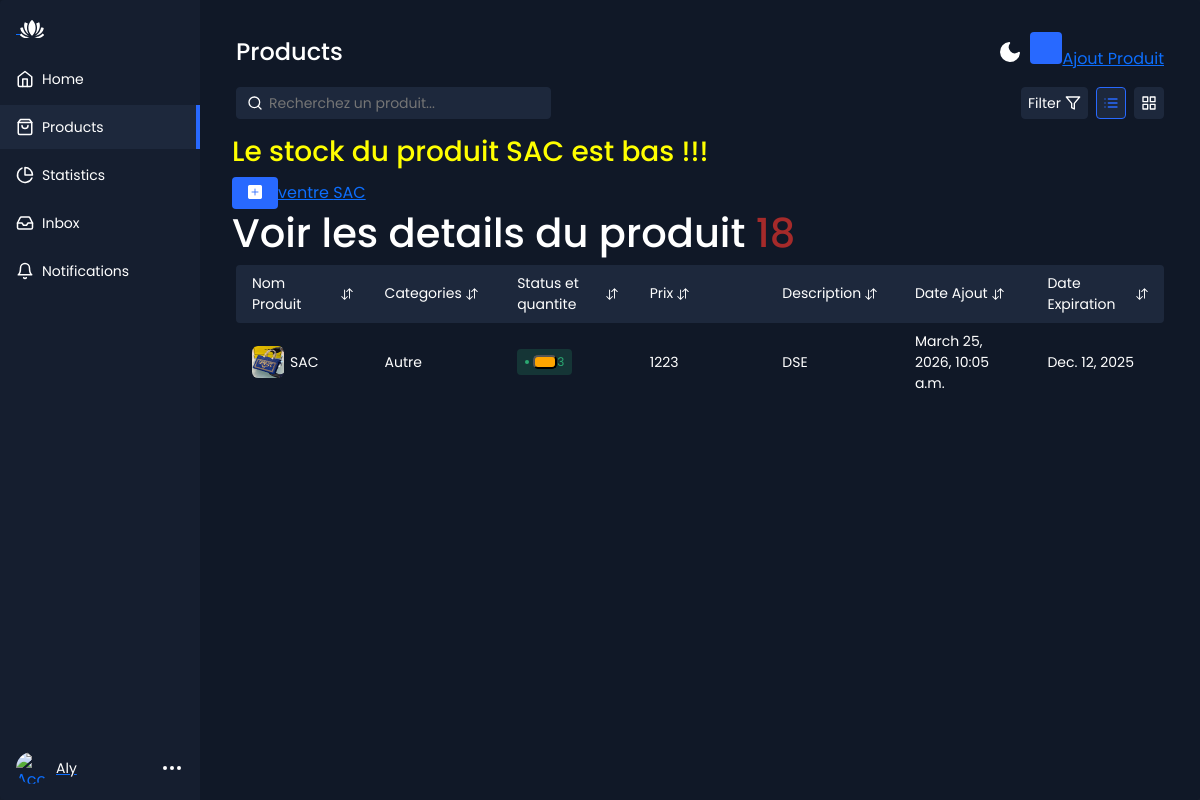
Page /detail/18/ (signed in) on the committed database.
### Produits/models.py (models this page shows, shortened)
class Produits(models.Model):
    name=models.CharField(max_length=50)
    category=models.ForeignKey(Categories, on_delete=models.CASCADE)
    price=models.IntegerField()
    quantite=models.PositiveIntegerField(default=0)
    description=models.TextField()
    date_ajout=models.DateTimeField(auto_now_add=True)
    date_expiration=models.DateField()
    image=models.ImageField(null=True,blank=True,upload_to='produits/')
    class Meta:
        ordering=['-date_ajout']
    def statut_quantite(self):
        if self.quantite==0:
            return 'red'
        elif self.quantite<=10:
            return 'orange'
        else:
            return 'green'

class Categories(models.Model):
    name=models.CharField(max_length=250)
    def __str__(self):
        return self.name

### Produits/views.py (the view)
# urls.py: path('detail/<int:pk>/',detail.as_view(),name='detail'),
class detail(LoginRequiredMixin, DetailView):
    model=Produits
    template_name='Produits/detail.html'
    context_object_name='n'
    login_url='Utilisateurs:login'

### Produits/templates/Produits/detail.html (shortened to what this page needs)
{% extends "Produits/base.html" %}
{% load static  %}
{% block produit %}
{% if n.quantite == 0 %}
   <a href="{% url 'ajout' %}">
    <h3 style="color: red;">Le produit {{n.name}} n'est pas disponible</h3>
        <button class="app-content-headerButton"><i class="bi bi-plus-square-fill"></i></button>Ajout {{n.name}}</button>
      </a>
    {% elif n.quantite <= 5 %}
        <h3 style="color: yellow;">Le stock du produit {{n.name}} est bas !!!</h3>
      <a href="{% url 'ajoutvente' n.id %}">
        <button class="app-content-headerButton"><i class="bi bi-plus-square-fill"></i></button>ventre {{n.name}}</button>
      </a>
      {% else %}
          <h3 style="color: green;">Le produit peut etre vendu</h3>
        <a href="{% url 'ajoutvente' n.id %}">
        <button class="app-content-headerButton"><i class="bi bi-plus-square-fill"></i></button>Ajout {{n.name}}</button>
      </a>
{% endif %}
<h1 style="color:white;">Voir les details du produit <span style="color: brown;">{{n.id}}</span> </h1>
<div class="products-area-wrapper tableView">
      <div class="products-header">
        <div class="product-cell image">
          Nom Produit
          <button class="sort-button">
          </button>
        </div>
        <div class="product-cell category">Categories<button class="sort-button">
          </button></div>
        <div class="product-cell status-cell">Status et quantite<button class="sort-button">
          </button></div>
        <div class="product-cell sales">Prix<button class="sort-button">
          </button></div>
        <div class="product-cell stock">Description<button class="sort-button">
          </button></div>
        <div class="product-cell price">Date Ajout<button class="sort-button">
          </button></div>
         <div class="product-cell price">Date Expiration<button class="sort-button">
          </button></div>
      </div>
      <div class="products-row" id="produit-{{n.id}}">
          <div class="product-cell image">
            {%if n.image%}
            <img src="{{n.image.url}}" alt="product">
            {% else %}
            <img src="https://images.unsplash.com/photo-1555041469-a586c61ea9bc?ixid=MnwxMjA3fDB8MHxwaG90by1wYWdlfHx8fGVufDB8fHx8&ixlib=rb-1.2.1&auto=format&fit=crop&w=1950&q=80" alt="product img">
            {% endif %}
            <span>{{n.name}}</span>
          </div>
        <div class="product-cell category"><span class="cell-label">Category:</span>{{n.category}}</div>
        <div class="product-cell status-cell">
          <span class="status active"><button class="button {{n.statut_quantite}}"></button>{{n.quantite}}</span>
        </div>
        <div class="product-cell sales"><span class="cell-label">Price:</span>{{n.price}}</div>
        <div class="product-cell stock"><span class="cell-label">Description:</span>{{n.description}}</div>
        <div class="product-cell price"><span class="cell-label">Date Ajout:</span>{{n.date_ajout}}</div>
        <div class="product-cell price"><span class="cell-label">Date expiration:</span>{{n.date_expiration}}</div>
      </div>
   </div>
</div>
{% endblock produit %}

### Produits/templates/Produits/zone_gauche.html (shortened to what this page needs)
{% load static %}
<div class="app-container">
  <div class="sidebar">
    <div class="sidebar-header">
      <div class="app-icon">
        <a href="{% url 'acc'}">
        </a>
      </div>
    </div>
    <ul class="sidebar-list">
      <li class="sidebar-list-item">
        <a href="{% url 'acc' %}">
          <svg xmlns="http://www.w3.org/2000/svg" width="18" height="18" viewBox="0 0 24 24" fill="none" stroke="currentColor" stroke-width="2" stroke-linecap="round" stroke-linejoin="round" class="feather feather-home"><path d="M3 9l9-7 9 7v11a2 2 0 0 1-2 2H5a2 2 0 0 1-2-2z"/><polyline points="9 22 9 12 15 12 15 22"/></svg>
          <span>Home</span>
        </a>
      </li>
      <li class="sidebar-list-item active">
        <a href="{% url 'home' %}">
          <span>Products</span>
        </a>
      </li>
      <li class="sidebar-list-item">
        <a href="#">
          <svg xmlns="http://www.w3.org/2000/svg" width="18" height="18" viewBox="0 0 24 24" fill="none" stroke="currentColor" stroke-width="2" stroke-linecap="round" stroke-linejoin="round" class="feather feather-pie-chart"><path d="M21.21 15.89A10 10 0 1 1 8 2.83"/><path d="M22 12A10 10 0 0 0 12 2v10z"/></svg>
          <span>Statistics</span>
        </a>
      </li>
      <li class="sidebar-list-item">
        <a href="#">
          <span>Inbox</span>
        </a>
      </li>
      <li class="sidebar-list-item">
        <a href="#">
          <svg xmlns="http://www.w3.org/2000/svg" width="18" height="18" viewBox="0 0 24 24" fill="none" stroke="currentColor" stroke-width="2" stroke-linecap="round" stroke-linejoin="round" class="feather feather-bell"><path d="M18 8A6 6 0 0 0 6 8c0 7-3 9-3 9h18s-3-2-3-9"/><path d="M13.73 21a2 2 0 0 1-3.46 0"/></svg>
          <span>Notifications</span>
        </a>
      </li>
    </ul>
    <div class="account-info">
      <div class="account-info-picture">
        {% if user.is_authenticated %}
        <a href="{% url 'deconnection' %}">
        <img src="https://images.unsplash.com/photo-1527736947477-2790e28f3443?ixid=MnwxMjA3fDB8MHxzZWFyY2h8MTE2fHx3b21hbnxlbnwwfHwwfHw%3D&ixlib=rb-1.2.1&auto=format&fit=crop&w=900&q=60" alt="Account">
      </div>
      <div class="account-info-name">{{ request.user }}</div>
        {% endif %}
      <button class="account-info-more">
        <svg xmlns="http://www.w3.org/2000/svg" width="24" height="24" viewBox="0 0 24 24" fill="none" stroke="currentColor" stroke-width="2" stroke-linecap="round" stroke-linejoin="round" class="feather feather-more-horizontal"><circle cx="12" cy="12" r="1"/><circle cx="19" cy="12" r="1"/><circle cx="5" cy="12" r="1"/></svg>
      </button>
    </div>
  </div>

### Produits/static/style.css (style rules this page uses)
* { box-sizing: border-box; }
:root { --app-bg: #101827; --sidebar: rgba(21, 30, 47,1); --sidebar-main-color: #fff; --table-border: #1a2131; --table-header: #1a2131; --app-content-main-color: #fff; --sidebar-link: #fff; --sidebar-active-link: #1d283c; --sidebar-hover-link: #1a2539; --action-color: #2869ff; --action-color-hover: #6291fd; --app-content-secondary-color: #1d283c; --filter-reset: #2c394f; --filter-shadow: rgba(16, 24, 39, 0.8) 0px 6px 12px -2px, rgba(0, 0, 0, 0.3) 0px 3px 7px -3px; }
body, html { margin: 0; padding: 0; height: 100%; width: 100%; }
body { overflow: hidden; font-family: "Poppins", sans-serif; background-color: var(--app-bg); -webkit-font-smoothing: antialiased; -moz-osx-font-smoothing: grayscale; }
.app-container { border-radius: 4px; width: 100%; height: 100%; max-height: 100%; max-width: 1280px; display: flex; overflow: hidden; box-shadow: rgba(99, 99, 99, 0.2) 0px 2px 8px 0px; max-width: 2000px; margin: 0 auto; }
.sidebar { flex-basis: 200px; max-width: 200px; flex-shrink: 0; background-color: var(--sidebar); display: flex; flex-direction: column; }
.sidebar-header { display: flex; align-items: center; justify-content: space-between; padding: 16px; }
.sidebar-list { list-style-type: none; padding: 0; }
.sidebar-list-item { position: relative; margin-bottom: 4px; }
.sidebar-list-item a { display: flex; align-items: center; width: 100%; padding: 10px 16px; color: var(--sidebar-link); text-decoration: none; font-size: 14px; line-height: 24px; }
.sidebar-list-item svg { margin-right: 8px; }
.sidebar-list-item.active { background-color: var(--sidebar-active-link); }
.sidebar-list-item.active:before { content: ""; position: absolute; right: 0; background-color: var(--action-color); height: 100%; width: 4px; }
.account-info { display: flex; align-items: center; padding: 16px; margin-top: auto; }
.account-info-picture { width: 32px; height: 32px; border-radius: 50%; overflow: hidden; flex-shrink: 0; }
.account-info-picture img { width: 100%; height: 100%; -o-object-fit: cover; object-fit: cover; }
.account-info-name { font-size: 14px; color: var(--sidebar-main-color); margin: 0 8px; overflow: hidden; max-width: 100%; text-overflow: ellipsis; white-space: nowrap; }
.account-info-more { color: var(--sidebar-main-color); padding: 0; border: none; background-color: transparent; margin-left: auto; }
.app-icon { color: var(--sidebar-main-color); }
.app-icon svg { width: 24px; height: 24px; }
.app-content-headerButton { background-color: var(--action-color); color: #fff; font-size: 14px; line-height: 24px; border: none; border-radius: 4px; height: 32px; padding: 0 16px; transition: 0.2s; cursor: pointer; }
.products-area-wrapper { width: 100%; max-height: 100%; overflow: auto; padding: 0 4px; }
.tableView .products-header { display: flex; align-items: center; border-radius: 4px; background-color: var(--app-content-secondary-color); position: sticky; top: 0; }
.tableView .products-row { display: flex; align-items: center; border-radius: 4px; }
.tableView .product-cell { flex: 1; padding: 8px 16px; color: var(--app-content-main-color); font-size: 14px; display: flex; align-items: center; }
.tableView .product-cell img { width: 32px; height: 32px; border-radius: 6px; margin-right: 6px; }
.tableView .sort-button { padding: 0; background-color: transparent; border: none; cursor: pointer; color: var(--app-content-main-color); margin-left: 4px; display: flex; align-items: center; }
.tableView .sort-button svg { width: 12px; }
.status { border-radius: 4px; display: flex; align-items: center; padding: 4px 8px; font-size: 12px; }
.status:before { content: ""; width: 4px; height: 4px; border-radius: 50%; margin-right: 4px; }
.status.active { color: #2ba972; background-color: rgba(43, 169, 114, 0.2); }
.status.active:before { background-color: #2ba972; }

### Produits/templates/Produits/detail.html (style rules this page uses)
.button { padding: 5px 10px; border-radius: 5px; font-weight: bold; text-align: center; color: white; }
.orange { background-color: orange; }

### rows in the picture
Produits: name "SAC", id "18", image (picture), category "Autre", quantite "3", price "1223", description "DSE", date_ajout "March 25, 2026, 10:05 a.m.", date_expiration "Dec. 12, 2025"

### other values in the picture
{{ request.user }} "Aly"
